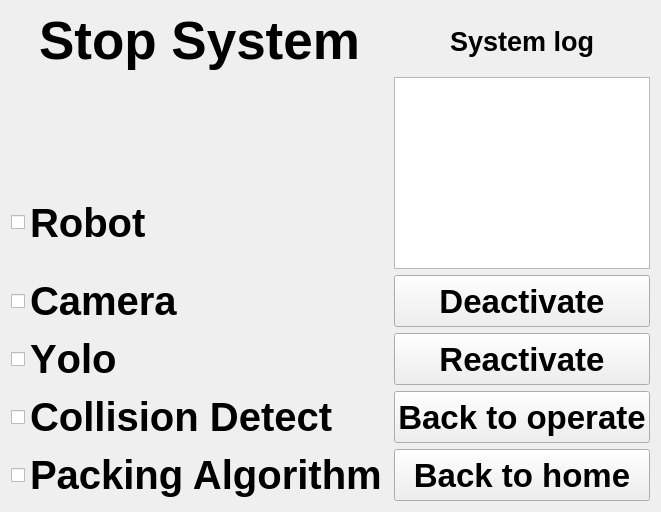
     <widget class="QWidget" name="widget_stop">
      <layout class="QGridLayout" name="gridLayout">
       <item row="24" column="2">
        <widget class="QCheckBox" name="checkBox_stop_collision_detect">
         <property name="sizePolicy">
          <sizepolicy hsizetype="Minimum" vsizetype="Minimum">
           <horstretch>0</horstretch>
           <verstretch>0</verstretch>
          </sizepolicy>
         </property>
         <property name="font">
          <font>
           <pointsize>30</pointsize>
           <weight>75</weight>
           <bold>true</bold>
          </font>
         </property>
         <property name="text">
          <string>Collision Detect</string>
         </property>
        </widget>
       </item>
       <item row="24" column="8">
        <widget class="QPushButton" name="pushButton_stop_operate">
         <property name="sizePolicy">
          <sizepolicy hsizetype="Minimum" vsizetype="Minimum">
           <horstretch>0</horstretch>
           <verstretch>0</verstretch>
          </sizepolicy>
         </property>
         <property name="font">
          <font>
           <pointsize>25</pointsize>
           <weight>75</weight>
           <bold>true</bold>
          </font>
         </property>
         <property name="text">
          <string>Back to operate</string>
         </property>
        </widget>
       </item>
       <item row="19" column="2">
        <widget class="QCheckBox" name="checkBox_stop_camera">
         <property name="sizePolicy">
          <sizepolicy hsizetype="Minimum" vsizetype="Minimum">
           <horstretch>0</horstretch>
           <verstretch>0</verstretch>
          </sizepolicy>
         </property>
         <property name="font">
          <font>
           <pointsize>30</pointsize>
           <weight>75</weight>
           <bold>true</bold>
          </font>
         </property>
         <property name="text">
          <string>Camera</string>
         </property>
        </widget>
       </item>
       <item row="26" column="8">
        <widget class="QPushButton" name="pushButton_stop_home">
         <property name="sizePolicy">
          <sizepolicy hsizetype="Minimum" vsizetype="Minimum">
           <horstretch>0</horstretch>
           <verstretch>0</verstretch>
          </sizepolicy>
         </property>
         <property name="font">
          <font>
           <pointsize>25</pointsize>
           <weight>75</weight>
           <bold>true</bold>
          </font>
         </property>
         <property name="text">
          <string>Back to home</string>
         </property>
        </widget>
       </item>
       <item row="18" column="2">
        <widget class="QCheckBox" name="checkBox_stop_robot">
         <property name="sizePolicy">
          <sizepolicy hsizetype="Minimum" vsizetype="Minimum">
           <horstretch>0</horstretch>
           <verstretch>0</verstretch>
          </sizepolicy>
         </property>
         <property name="font">
          <font>
           <pointsize>30</pointsize>
           <weight>75</weight>
           <bold>true</bold>
          </font>
         </property>
         <property name="text">
          <string>Robot</string>
         </property>
        </widget>
       </item>
       <item row="20" column="2">
        <widget class="QCheckBox" name="checkBox_stop_yolo">
         <property name="sizePolicy">
          <sizepolicy hsizetype="Minimum" vsizetype="Minimum">
           <horstretch>0</horstretch>
           <verstretch>0</verstretch>
          </sizepolicy>
         </property>
         <property name="font">
          <font>
           <pointsize>30</pointsize>
           <weight>75</weight>
           <bold>true</bold>
           <kerning>false</kerning>
          </font>
         </property>
         <property name="text">
          <string>Yolo</string>
         </property>
        </widget>
       </item>
       <item row="26" column="2">
        <widget class="QCheckBox" name="checkBox_stop_packing">
         <property name="sizePolicy">
          <sizepolicy hsizetype="Minimum" vsizetype="Minimum">
           <horstretch>0</horstretch>
           <verstretch>0</verstretch>
          </sizepolicy>
         </property>
         <property name="font">
          <font>
           <pointsize>30</pointsize>
           <weight>75</weight>
           <bold>true</bold>
          </font>
         </property>
         <property name="text">
          <string>Packing Algorithm</string>
         </property>
        </widget>
       </item>
       <item row="15" column="8">
        <widget class="QLabel" name="label_7">
         <property name="font">
          <font>
           <pointsize>20</pointsize>
           <weight>75</weight>
           <bold>true</bold>
          </font>
         </property>
         <property name="text">
          <string>System log</string>
         </property>
         <property name="alignment">
          <set>Qt::AlignCenter</set>
         </property>
        </widget>
       </item>
       <item row="15" column="2">
        <widget class="QLabel" name="label_6">
         <property name="font">
          <font>
           <pointsize>40</pointsize>
           <weight>75</weight>
           <bold>true</bold>
          </font>
         </property>
         <property name="text">
          <string>Stop System</string>
         </property>
         <property name="alignment">
          <set>Qt::AlignCenter</set>
         </property>
        </widget>
       </item>
       <item row="17" column="8" rowspan="2">
        <widget class="QPlainTextEdit" name="plainTextEdit_stop_log">
         <property name="sizePolicy">
          <sizepolicy hsizetype="Minimum" vsizetype="Minimum">
           <horstretch>0</horstretch>
           <verstretch>0</verstretch>
          </sizepolicy>
         </property>
         <property name="focusPolicy">
          <enum>Qt::NoFocus</enum>
         </property>
        </widget>
       </item>
       <item row="20" column="8">
        <widget class="QPushButton" name="pushButton_stop_activate">
         <property name="sizePolicy">
          <sizepolicy hsizetype="Minimum" vsizetype="Minimum">
           <horstretch>0</horstretch>
           <verstretch>0</verstretch>
          </sizepolicy>
         </property>
         <property name="font">
          <font>
           <pointsize>25</pointsize>
           <weight>75</weight>
           <bold>true</bold>
          </font>
         </property>
         <property name="text">
          <string>Reactivate</string>
         </property>
        </widget>
       </item>
       <item row="19" column="8">
        <widget class="QPushButton" name="pushButton_stop_deactivate">
         <property name="sizePolicy">
          <sizepolicy hsizetype="Minimum" vsizetype="Minimum">
           <horstretch>0</horstretch>
           <verstretch>0</verstretch>
          </sizepolicy>
         </property>
         <property name="font">
          <font>
           <pointsize>25</pointsize>
           <weight>75</weight>
           <bold>true</bold>
          </font>
         </property>
         <property name="text">
          <string>Deactivate</string>
         </property>
        </widget>
       </item>
       <item row="17" column="2">
        <widget class="QLabel" name="label_stop_keyhelp">
         <property name="text">
          <string/>
         </property>
        </widget>
       </item>
      </layout>
     </widget>
